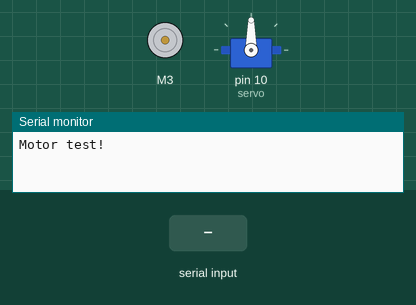
A sketch run on a simulated Arduino Uno, built with avr-gcc and run on an emulated ATmega328P. Parts: DC motor (green arrow = forward, orange = backward, longer = faster), servo, the last lines printed to the serial monitor. Inputs (shaded band) come from the test bench.

Above: at 1.3 s.
1.4 s: "30,150\n" received over Serial
At 4.1 s:
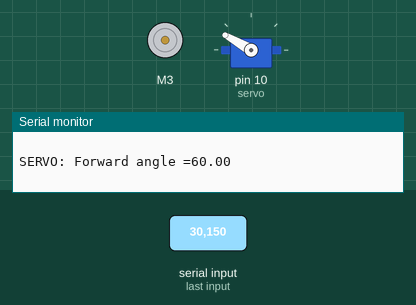
4.4 s: "90,45\n" received over Serial
At 5.56 s:
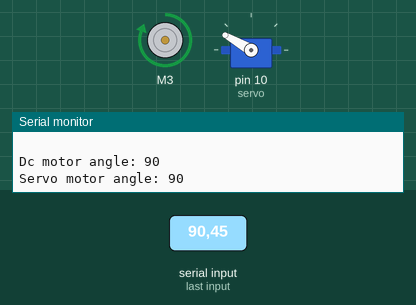
7.4 s: "5\n" received over Serial
At 9.9 s:
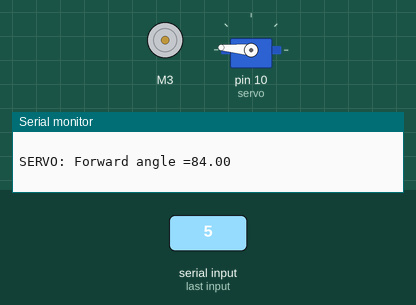
10.4 s: "90\n" received over Serial
At 11.55 s:
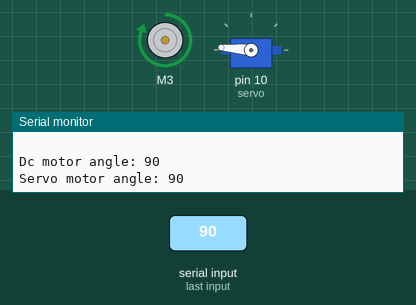
13.2 s: "200\n" received over Serial
At 15.9 s:
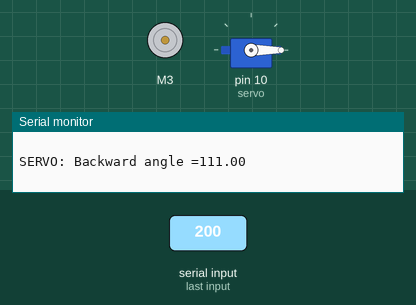
16.2 s: "1,90\n" received over Serial
At 17.6 s:
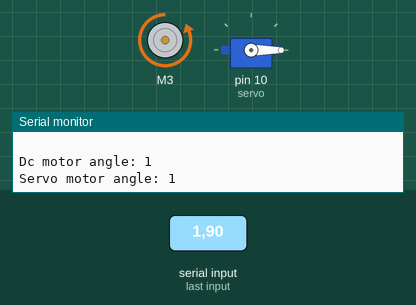
Timing chart, 0 to 20.2 s (numbered marks = the images above; inputs shaded):
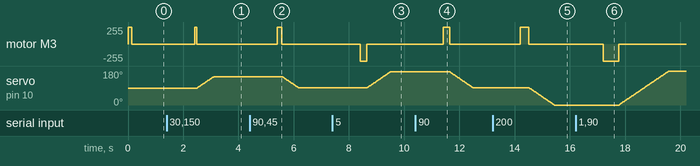

Measured:
- after the input at 1.4 s, motor M3: stopped → forward 255/255 after 1.0 s, → stopped 0.08 s later; servo on pin 10 (servo): moves from 90° to 150° over 0.58 s, starting after 1.1 s
- after the input at 4.4 s, motor M3: stopped → forward 255/255 after 1.0 s, → stopped 0.17 s later; servo on pin 10 (servo): moves from 150° to 91° over 0.57 s, starting after 1.2 s
- after the input at 7.4 s, motor M3: stopped → backward 255/255 after 1.0 s, → stopped 0.24 s later; servo on pin 10 (servo): moves from 91° to 175° over 0.83 s, starting after 1.3 s
- after the input at 10.4 s, motor M3: stopped → forward 255/255 after 1.0 s, → stopped 0.24 s later; servo on pin 10 (servo): moves from 175° to 91° over 0.83 s, starting after 1.3 s
- after the input at 13.2 s, motor M3: stopped → forward 255/255 after 1.0 s, → stopped 0.31 s later; servo on pin 10 (servo): moves from 91° to 0° over 0.90 s, starting after 1.3 s
- after the input at 16.2 s, motor M3: stopped → backward 255/255 after 1.0 s, → stopped 0.55 s later; servo on pin 10 (servo): moves from 0° to 179° over 1.8 s, starting after 1.6 s

The sketch:

finaltarget.ino
```cpp
#include <AFMotor.h>
#include <Servo.h>
# define stepAngle 1.8
# define pi 3.14
Servo servo;
int x, y , z;
float theta,phi,currentAngle,n;
String serialData;

int parseDataX(String data);
int parseDataY(String data);

AF_DCMotor motor(3);//using M1and M2

void setup( ) {
Serial.begin(9600);
//Serial.setTimeout(10);
Serial.println("Motor test!");
motor.setSpeed(255);
servo.attach(10);
servo.write(90);
motor.run(FORWARD);
delay(50*100/36);
motor.run(RELEASE);

}

void loop (){
  if(Serial.available()){

  //x = Serial.parseInt();
  //y = Serial.parseInt();
  //z = Serial.parseInt();
  serialData=Serial.readString();
  if(serialData)
  {
  theta = parseDataX(serialData);
  phi=parseDataY(serialData);
  }
  if(theta>0){
  motor_motion(theta);
  }
  if(phi>0)
  {
    servo_motion(phi,servo.read());
  }
  }
}


int parseDataX(String data)
{
  data.remove(data.indexOf("Y"));
  data.remove(data.indexOf("X"),1);
  unsigned int xdata=data.toInt();
  //xdata=(xdata*180)/600;
  Serial.print("Dc motor angle: ");
  Serial.println(xdata);
  return xdata;
}
int parseDataY(String data)
{
  data.remove(0,data.indexOf("Y")+1);
  unsigned int ydata=data.toInt();

  //ydata=(ydata*180)/480;
  Serial.print("Servo motor angle: ");
  Serial.println(ydata);
  return ydata;
}


void motor_motion(int theta){
//float r, phi;
int i, j ,k , l, pos_servo = 0,current_pos = 0,no_step;

//theta = (atan (x/z)*180)/ pi;
//r = z /cos((theta*pi/180));
//phi = (atan(y/r)*180)/pi;
    /*Serial.readBytes(input,sizeof(angle));
    angle=atoi(input);
    memset(input,0,sizeof(input));*/
  if(theta>0)
  {
  if( currentAngle != theta ){

        if( currentAngle < theta){
             n = theta - currentAngle;
              motor.run(FORWARD);
              delay(n*100/36);
              motor.run(RELEASE);
            Serial.print("DC MOTOR: Forward angle =");
            //Serial.println(theta);
            Serial.println(n);
            Serial.println(" ");
        }
        else if( currentAngle > theta){
            n = currentAngle - theta;
            if(theta == 0){
               n =currentAngle;
            }
            motor.run(BACKWARD);
            delay(n*100/36);
            motor.run(RELEASE);
            Serial.print("DC MOTOR: Backward angle =");
            //Serial.println(theta);
            Serial.println(n);
            Serial.println(" ");
        }
        currentAngle=theta;
  }
  }
}

void servo_motion(int phi, int pos_servo){

  phi=180-phi;
  if(phi<=pos_servo){

  n=pos_servo-phi;

  for(int i= pos_servo;i>phi;i--){
  servo.write(i);
  delay(10);
  }
  Serial.print("SERVO: Backward angle =");
  //Serial.println(phi);
  Serial.println(n);
  Serial.println(" ");
  }
  else
  {
    n=phi-pos_servo;
  for(int i=pos_servo; i<=phi; i++){
  servo.write(i);
  delay(10);
  }
  Serial.print("SERVO: Forward angle =");
  //Serial.println(phi);
  Serial.println(n);
  Serial.println(" ");
  }
}
```
